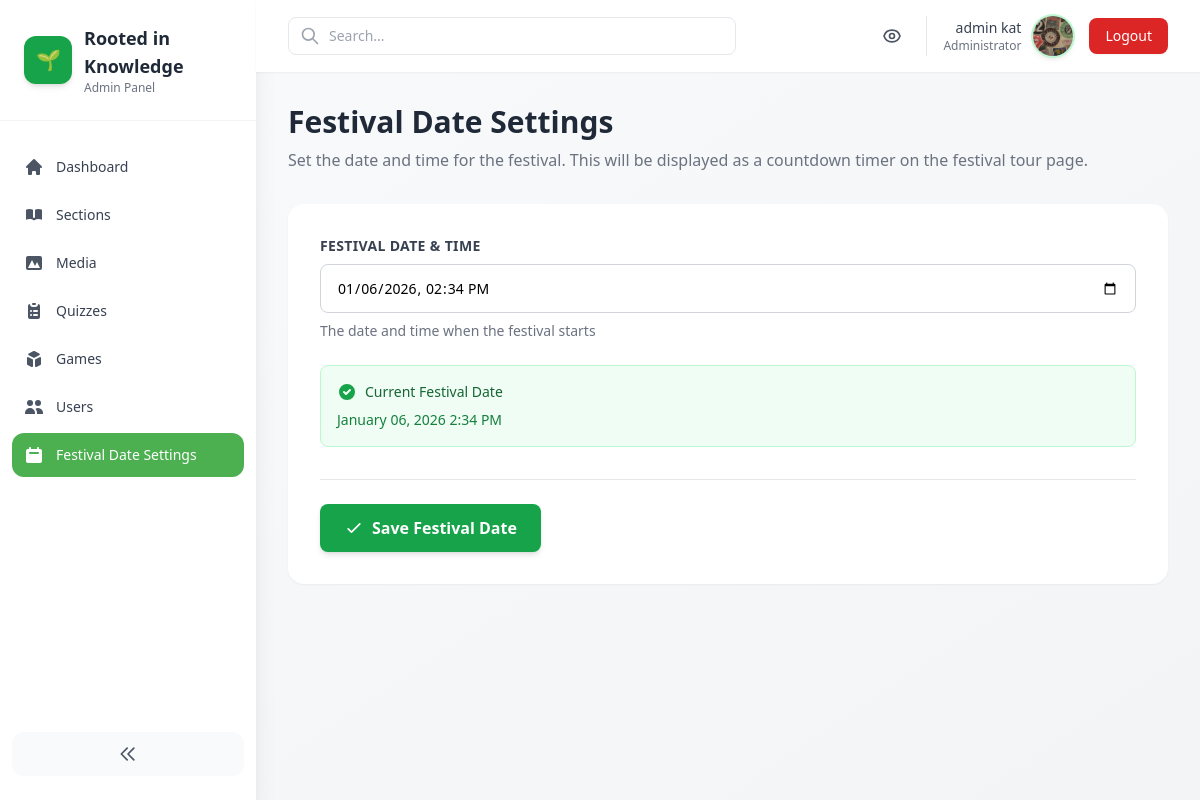
Page /admin-panel/festival-date/ (signed in) on the earlier database version.
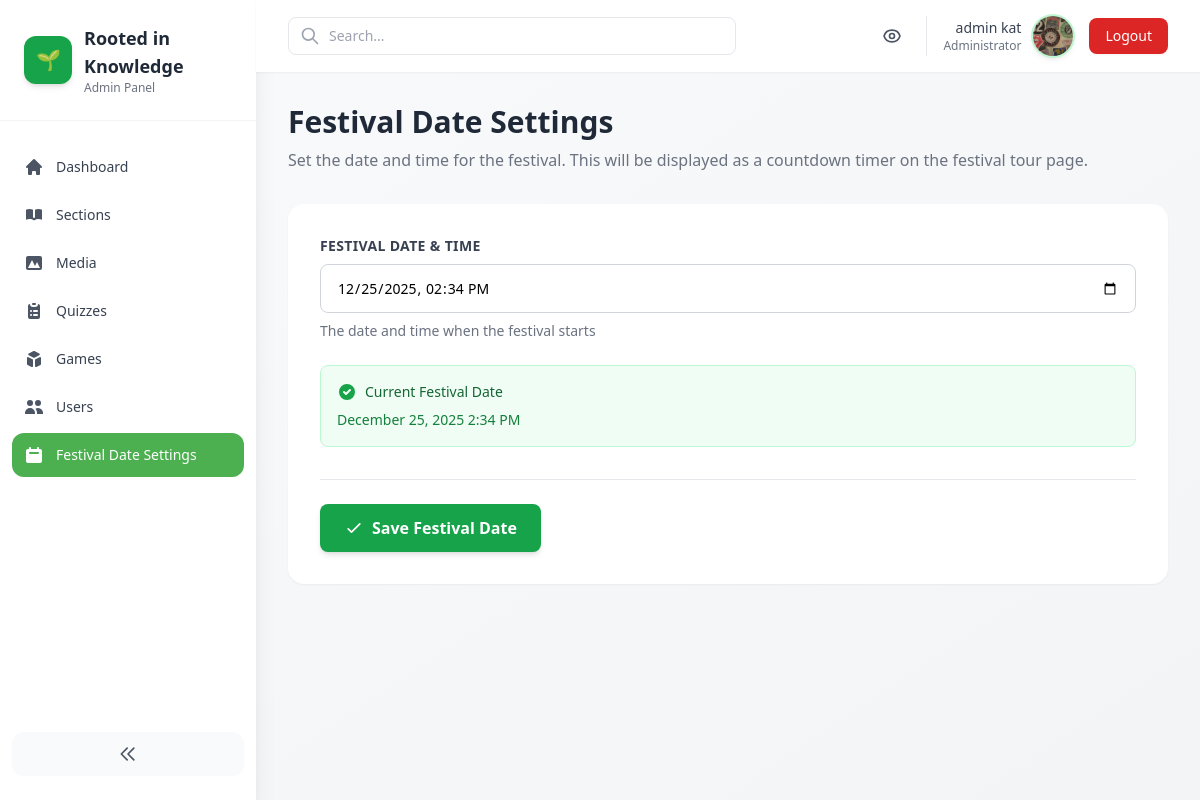
Same page on the later database version.
### core/models.py (models this page shows, shortened)
class FestivalDate(models.Model):
    festival_date = models.DateTimeField(null=True, blank=True, help_text="The date and time when the festival starts")
    updated_at = models.DateTimeField(auto_now=True)
    created_at = models.DateTimeField(auto_now_add=True)
    class Meta:
        verbose_name = "Festival Date"
        verbose_name_plural = "Festival Date"
    @classmethod
    def get_instance(cls):
        obj, created = cls.objects.get_or_create(pk=1)
        return obj

### core/admin_panel/views.py (the view, shortened to what this page needs)
# urls.py: path('admin-panel/festival-date/', admin_views.FestivalDateSettingsView.as_view(), name='admin_festival_date_settings'),
@method_decorator(staff_member_required, name='dispatch')
class FestivalDateSettingsView(TemplateView):
    template_name = 'core/admin_panel/festival_date_settings.html'
    def get_context_data(self, **kwargs):
        context = super().get_context_data(**kwargs)
        festival_date_instance = FestivalDate.get_instance()
        context['form'] = FestivalDateForm(instance=festival_date_instance)
        context['festival_date'] = festival_date_instance.festival_date
        return context

### core/admin_panel/views.py
class FestivalDateForm(forms.ModelForm):
    class Meta:
        model = FestivalDate
        fields = ['festival_date']
        widgets = {
            'festival_date': forms.DateTimeInput(attrs={
                'type': 'datetime-local',
                'class': 'w-full px-4 py-2 border border-gray-300 rounded-lg focus:ring-2 focus:ring-green-500 focus:border-transparent'
            })
        }

### core/templates/core/admin_panel/festival_date_settings.html (shortened to what this page needs)
{% extends 'core/admin_panel/base.html' %}
{% block content %}
<div class="mb-8">
  <h1 class="text-3xl font-bold text-gray-800 mb-2">Festival Date Settings</h1>
  <p class="text-gray-500">Set the date and time for the festival. This will be displayed as a countdown timer on the festival tour page.</p>
</div>
<div class="bg-white rounded-2xl shadow-sm p-8">
  <form method="post">
    <div class="space-y-6">
      <div>
        <label for="{{ form.festival_date.id_for_label }}" class="block text-sm font-semibold text-gray-700 mb-2 uppercase tracking-wide">
          Festival Date & Time
        </label>
        {{ form.festival_date }}
        {% if form.festival_date.help_text %}
          <p class="mt-2 text-sm text-gray-500">{{ form.festival_date.help_text }}</p>
        {% endif %}
      </div>
      {% if festival_date %}
        <div class="bg-green-50 border border-green-200 rounded-lg p-4">
          <div class="flex items-center gap-2 mb-2">
            <svg class="w-5 h-5 text-green-600" fill="currentColor" viewBox="0 0 20 20">
              <path fill-rule="evenodd" d="M10 18a8 8 0 100-16 8 8 0 000 16zm3.707-9.293a1 1 0 00-1.414-1.414L9 10.586 7.707 9.293a1 1 0 00-1.414 1.414l2 2a1 1 0 001.414 0l4-4z" clip-rule="evenodd"></path>
            </svg>
            <span class="text-sm font-medium text-green-800">Current Festival Date</span>
          </div>
          <p class="text-sm text-green-700">{{ festival_date|date:"F d, Y g:i A" }}</p>
        </div>
      {% endif %}
    </div>
    <div class="mt-8 flex items-center gap-3 pt-6 border-t border-gray-200">
      <button type="submit" class="inline-flex items-center gap-2 px-6 py-3 bg-green-600 text-white font-semibold rounded-lg hover:bg-green-700 transition-all shadow-md hover:shadow-lg">
        <svg class="w-5 h-5" fill="none" stroke="currentColor" viewBox="0 0 24 24">
          <path stroke-linecap="round" stroke-linejoin="round" stroke-width="2" d="M5 13l4 4L19 7"></path>
        </svg>
        Save Festival Date
      </button>
    </div>
  </form>
</div>
{% endblock %}

Differences in the rows shown:
changed FestivalDate: festival_date "01/06/2026 14:34" → "12/25/2025 14:34"; festival_date "January 06, 2026 2:34 PM" → "December 25, 2025 2:34 PM"
